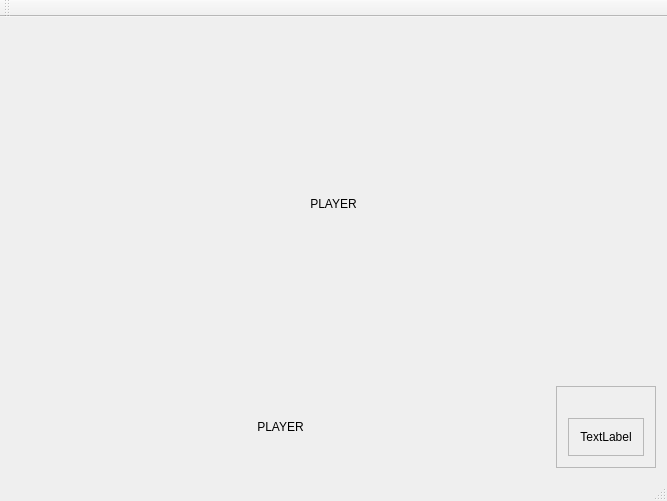
<?xml version="1.0" encoding="UTF-8"?>
<ui version="4.0">
 <class>MainWindow</class>
 <widget class="QMainWindow" name="MainWindow">
  <property name="geometry">
   <rect>
    <x>0</x>
    <y>0</y>
    <width>667</width>
    <height>501</height>
   </rect>
  </property>
  <property name="windowTitle">
   <string>MainWindow</string>
  </property>
  <widget class="QWidget" name="centralWidget">
   <layout class="QGridLayout" name="gridLayout_3">
    <item row="0" column="0">
     <layout class="QVBoxLayout" name="verticalLayout_2" stretch="1,0">
      <item>
       <widget class="QLabel" name="label_2">
        <property name="text">
         <string>PLAYER</string>
        </property>
        <property name="alignment">
         <set>Qt::AlignCenter</set>
        </property>
       </widget>
      </item>
      <item>
       <layout class="QHBoxLayout" name="horizontalLayout" stretch="1,0">
        <item>
         <widget class="QLabel" name="label_3">
          <property name="text">
           <string>PLAYER</string>
          </property>
          <property name="alignment">
           <set>Qt::AlignCenter</set>
          </property>
         </widget>
        </item>
        <item>
         <widget class="QFrame" name="frame_2">
          <property name="frameShape">
           <enum>QFrame::StyledPanel</enum>
          </property>
          <property name="frameShadow">
           <enum>QFrame::Raised</enum>
          </property>
          <layout class="QGridLayout" name="gridLayout_2">
           <item row="0" column="0">
            <layout class="QVBoxLayout" name="verticalLayout" stretch="0,1">
             <item>
              <widget class="QLabel" name="label">
               <property name="text">
                <string/>
               </property>
               <property name="alignment">
                <set>Qt::AlignCenter</set>
               </property>
              </widget>
             </item>
             <item>
              <widget class="QFrame" name="frame">
               <property name="frameShape">
                <enum>QFrame::StyledPanel</enum>
               </property>
               <property name="frameShadow">
                <enum>QFrame::Raised</enum>
               </property>
               <layout class="QGridLayout" name="gridLayout">
                <item row="0" column="0">
                 <widget class="QLabel" name="label_news">
                  <property name="lineWidth">
                   <number>1</number>
                  </property>
                  <property name="text">
                   <string>TextLabel</string>
                  </property>
                  <property name="alignment">
                   <set>Qt::AlignCenter</set>
                  </property>
                  <property name="openExternalLinks">
                   <bool>true</bool>
                  </property>
                 </widget>
                </item>
               </layout>
              </widget>
             </item>
            </layout>
           </item>
          </layout>
         </widget>
        </item>
       </layout>
      </item>
     </layout>
    </item>
   </layout>
  </widget>
  <widget class="QMenuBar" name="menuBar">
   <property name="geometry">
    <rect>
     <x>0</x>
     <y>0</y>
     <width>667</width>
     <height>25</height>
    </rect>
   </property>
  </widget>
  <widget class="QToolBar" name="mainToolBar">
   <attribute name="toolBarArea">
    <enum>TopToolBarArea</enum>
   </attribute>
   <attribute name="toolBarBreak">
    <bool>false</bool>
   </attribute>
  </widget>
  <widget class="QStatusBar" name="statusBar"/>
 </widget>
 <layoutdefault spacing="6" margin="11"/>
 <resources/>
 <connections/>
</ui>
